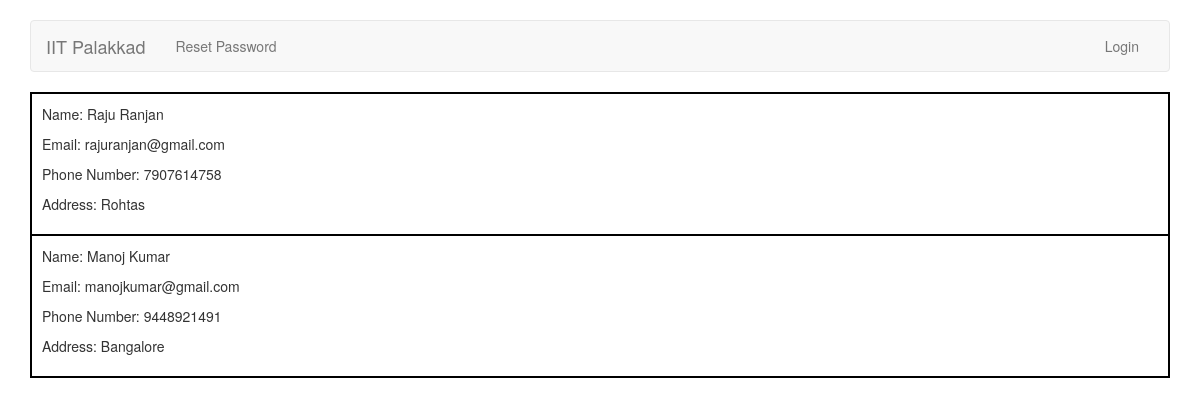
Page /accounts/display/tas/ on the committed database.
### accounts/models.py (models this page shows)
class TAProfile(models.Model):
	user = models.OneToOneField(User, unique=True, on_delete=models.CASCADE, null=True, related_name='ta_profile')
	phone_number = models.CharField(max_length=10)
	address = models.CharField(max_length=100)
	def __str__(self):
		return self.user.first_name + " " + self.user.last_name

class User(AbstractUser):
    	TA = 1
    	TEACHER = 2
    	ADMIN = 3
    	ROLE_CHOICES = (
        	(TA, 'TA'),
        	(TEACHER, 'Teacher'),
        	(ADMIN, 'Admin'),
    	)
	role = models.PositiveSmallIntegerField(choices=ROLE_CHOICES, null=True, blank=True)

### accounts/views.py (the view)
def display_tas(request):
	tas = TAProfile.objects.all()
	args = { 'tas': tas }
	return render(request, 'accounts/display_tas.html', args)

### accounts/templates/accounts/display_tas.html (shortened to what this page needs)
{% extends 'base.html' %}
{% block body %}
	<div class="container">
	<table style="border: 1px solid black; width:100%">
	{% for ta in tas %}
	<tr>
	<td style="border: 2px solid black; padding:10px">
		<p>Name: {{ ta.user.first_name }} {{ ta.user.last_name }}</p>
		<p>Email: {{ ta.user.email }}</p>
		<p>Phone Number: {{ ta.phone_number }}</p>
		<p>Address: {{ ta.address }}</p>
	</td>
	</tr>
	{% endfor %}
	</table>
	</div>
{% endblock %}

### rows in the picture
TAProfile: user.first_name "Raju", user.last_name "Ranjan", user.email "rajuranjan@gmail.com", phone_number "7907614758", address "Rohtas"
TAProfile: user.first_name "Manoj", user.last_name "Kumar", user.email "manojkumar@gmail.com", phone_number "9448921491", address "Bangalore"
